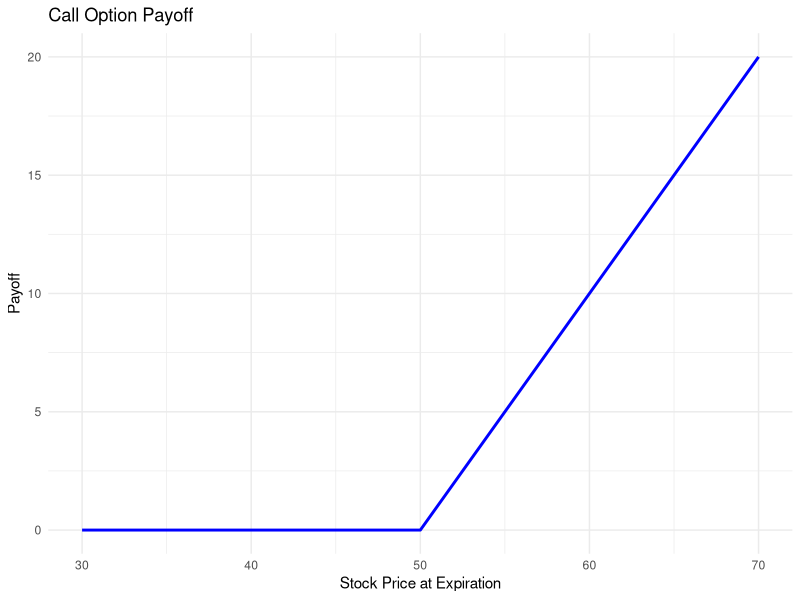
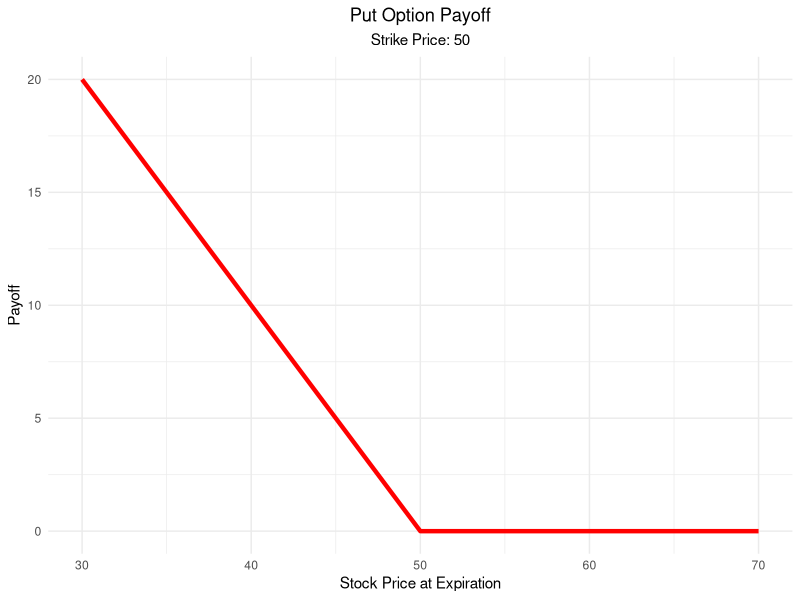
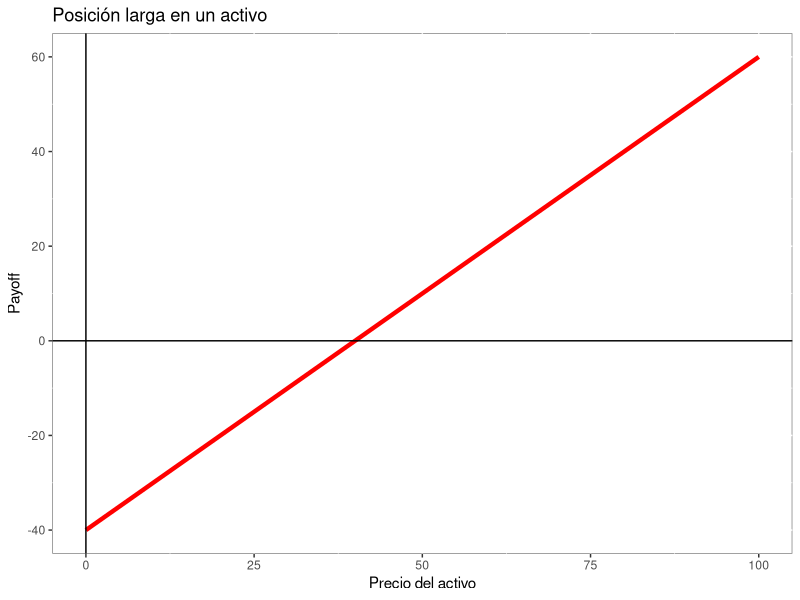
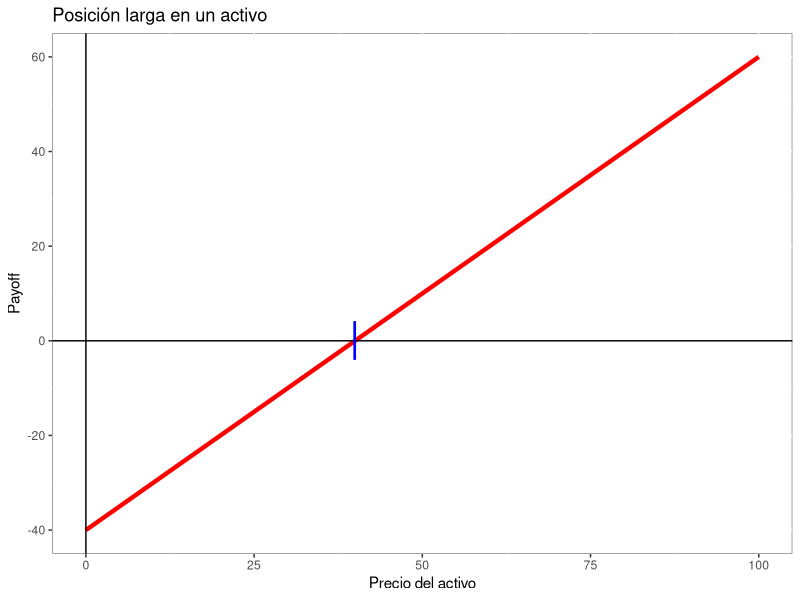
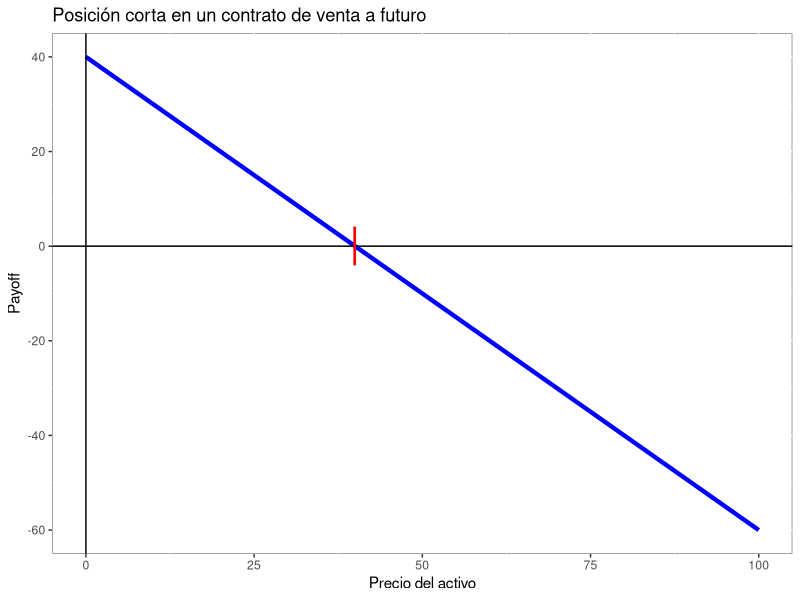
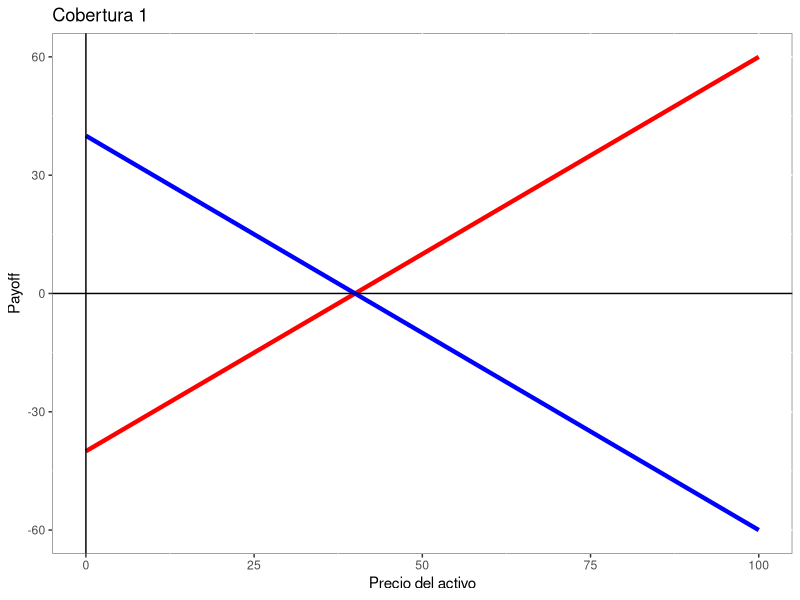

Write R code to recreate these figures, in order.
library(tidyverse)

# Set parameters
strike_price <- 50
stock_prices <- seq(from = 30, to = 70, by = 1)
# Calculate the payoff
payoff <- pmax(stock_prices - strike_price, 0)
# Create a dataframe

option_data <- data.frame(StockPrice = stock_prices, Payoff = payoff)
# Plotting the call option payoff
option_plot <- ggplot(option_data, aes(x = StockPrice, y = Payoff)) +
  geom_line(color = "blue", linewidth = 1) +
  labs(title = "Call Option Payoff", x = "Stock Price at Expiration", y = "Payoff") +
  theme_minimal()

print(option_plot)

# Parameters
strike_price <- 50
stock_prices <- seq(from = 30, to = 70, by = 1)

payoff <- pmax(strike_price - stock_prices, 0)
# Create a dataframe
option_data <- data.frame(StockPrice = stock_prices, Payoff = payoff)
# Plotting the put option payoff
option_plot <- ggplot(option_data, aes(x = StockPrice, y = Payoff)) +
  geom_line(color = "red", size = 1.5) + # Red line for visibility
  labs(title = "Put Option Payoff",
       x = "Stock Price at Expiration",
       y = "Payoff",
       subtitle = "Strike Price: 50") +
  theme_minimal() +
  theme(plot.title = element_text(hjust = 0.5), # Centering title
        plot.subtitle = element_text(hjust = 0.5)) # Centering subtitle
# Display the plot
print(option_plot)


p2 <- ggplot(data.frame(x = c(0, 100)), aes(x = x))
fun.2 <- function(x) x - 40
p2 <- p2 + stat_function(fun = fun.2, colour = "red", linewidth =1.5)
p2 <- p2 + scale_x_continuous("Precio del activo") + scale_y_continuous("Payoff") +
  geom_hline(yintercept = 0, colour = "black") +
  geom_vline(xintercept = 0, colour = "black") +
  theme(panel.background = element_rect(fill = "white", colour = "grey50")) +
  ggtitle("Posición larga en un activo")
p2


p3 <- ggplot(data.frame(x = c(0, 100)), aes(x = x))
fun.3 <- function(x) x - 40
p3 <- p3 + stat_function(fun = fun.3, colour = "red", size=1.5)
p3 <- p3 + scale_x_continuous("Precio del activo") + scale_y_continuous("Payoff") +
  geom_hline(yintercept = 0, colour = "black") +
  geom_vline(xintercept = 0, colour = "black") +
  theme(panel.background = element_rect(fill = "white", colour = "grey50")) +
  ggtitle("Posición larga en un activo") +
  geom_point(aes(x=40, y=0), colour="blue", shape="|", size=10)
p3


p4 <- ggplot(data.frame(x = c(0, 100)), aes(x = x))
fun.4 <- function(x) -x + 40
p4 <- p4 + stat_function(fun = fun.4, colour = "blue", size=1.5)
p4 <- p4 + scale_x_continuous("Precio del activo") + 
  scale_y_continuous("Payoff") +
  geom_hline(yintercept = 0, colour = "black") +
  geom_vline(xintercept = 0, colour = "black") +
  theme(panel.background = element_rect(fill = "white", colour = "grey50")) +
  ggtitle("Posición corta en un contrato de venta a futuro") +
  geom_point(aes(x=40, y=0), colour="red", shape="|", size=10)
p4


p5 <- ggplot(data.frame(x = c(0, 100)), aes(x = x))
fun.5 <- function(x) x - 40
fun.6 <- function(x) -x + 40
p5 <- p5 + stat_function(fun = fun.5, colour = "red", size=1.5) +
  stat_function(fun = fun.6, colour = "blue", size=1.5)
p5 <- p5 + scale_x_continuous("Precio del activo") + scale_y_continuous("Payoff") +
  geom_hline(yintercept = 0, colour = "black") +
  geom_vline(xintercept = 0, colour = "black") +
  theme(panel.background = element_rect(fill = "white", colour = "grey50")) +
  ggtitle("Cobertura 1")

p5
